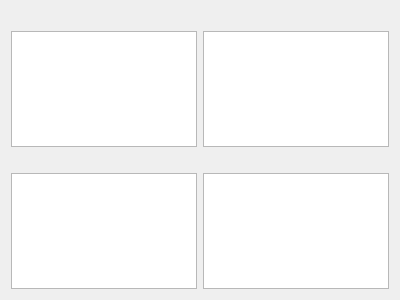
<?xml version="1.0" encoding="UTF-8"?>
<ui version="4.0">
 <class>Dialog</class>
 <widget class="QDialog" name="Dialog">
  <property name="geometry">
   <rect>
    <x>0</x>
    <y>0</y>
    <width>400</width>
    <height>300</height>
   </rect>
  </property>
  <property name="windowTitle">
   <string>Расчет сетевого графика</string>
  </property>
  <layout class="QGridLayout" name="gridLayout">
   <item row="1" column="0">
    <widget class="QTableView" name="tableView1"/>
   </item>
   <item row="3" column="0">
    <widget class="QTableView" name="tableView3"/>
   </item>
   <item row="1" column="1">
    <widget class="QTableView" name="tableView2"/>
   </item>
   <item row="2" column="0">
    <widget class="QLabel" name="label3">
     <property name="text">
      <string/>
     </property>
    </widget>
   </item>
   <item row="0" column="0">
    <widget class="QLabel" name="label1">
     <property name="text">
      <string/>
     </property>
    </widget>
   </item>
   <item row="0" column="1">
    <widget class="QLabel" name="label2">
     <property name="text">
      <string/>
     </property>
    </widget>
   </item>
   <item row="2" column="1">
    <widget class="QLabel" name="label">
     <property name="text">
      <string/>
     </property>
    </widget>
   </item>
   <item row="3" column="1">
    <widget class="QTextBrowser" name="textBrowser"/>
   </item>
  </layout>
 </widget>
 <resources/>
 <connections/>
</ui>
